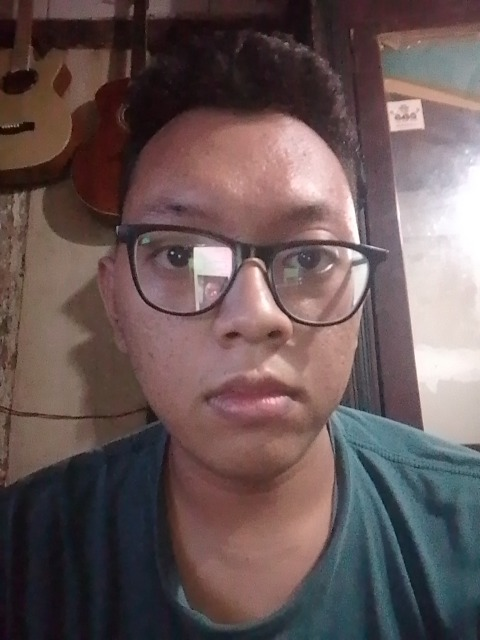
#> input picture uploads/G.231.22.0002_Affi.jpg, 480 x 640 px
$ python check_face.py ../uploads/G.231.22.0002_Affi.jpg
#> lines starting #> are read from the running program, lines starting #| are printed output that depends on the picture
import sys
import json
import os
import cv2

def main():
    if len(sys.argv) < 2:
        print(json.dumps({"has_face": False, "error": "Path foto tidak diberikan"}))
        return

    image_path = sys.argv[1]

    if not os.path.isfile(image_path):
        print(json.dumps({"has_face": False, "error": "File tidak ditemukan"}))
        return

    img = cv2.imread(image_path)
#> img is the input picture: shape (640, 480, 3); mean B, G, R 86.8, 87.1, 104.4
    if img is None:
        print(json.dumps({"has_face": False, "error": "Gagal membaca file gambar"}))
        return

    gray = cv2.cvtColor(img, cv2.COLOR_BGR2GRAY)
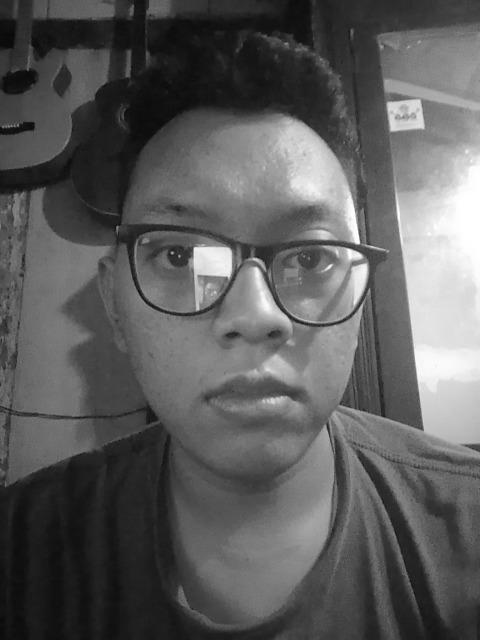
#> gray: shape (640, 480); min 8, max 255, mean 92.2
    gray = cv2.equalizeHist(gray)
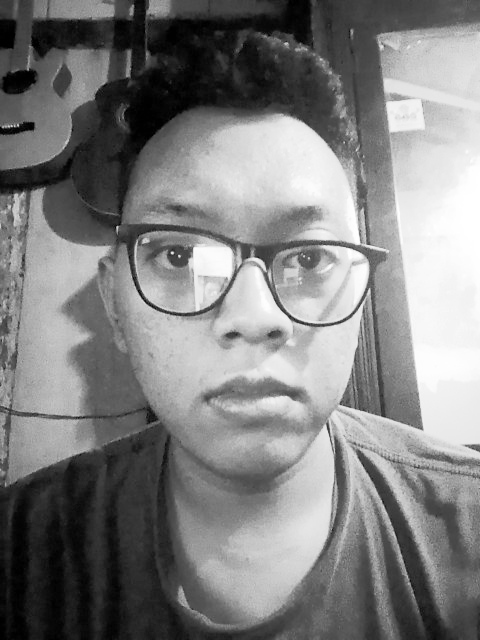
#> gray: shape (640, 480); min 0, max 255, mean 128.3

    cascade_path = cv2.data.haarcascades + "haarcascade_frontalface_default.xml"
    face_cascade = cv2.CascadeClassifier(cascade_path)

    faces = face_cascade.detectMultiScale(
        gray,
        scaleFactor=1.1,
        minNeighbors=5,
        minSize=(60, 60)
    )
#> faces = [[57, 108, 358, 358]]

    if len(faces) == 0:
        print(json.dumps({"has_face": False}))
        return

    # Ambil wajah terbesar saja (paling dekat ke kamera)
    faces = sorted(faces, key=lambda f: f[2] * f[3], reverse=True)
    x, y, w, h = faces[0]
#> x = 57; y = 108; w = 358; h = 358

    print(json.dumps({
        "has_face": True,
        "face_count": int(len(faces)),
        "box": {"x": int(x), "y": int(y), "w": int(w), "h": int(h)}
    }))
#| {"has_face": true, "face_count": 1, "box": {"x": 57, "y": 108, "w": 358, "h": 358}}

if __name__ == "__main__":
    main()
